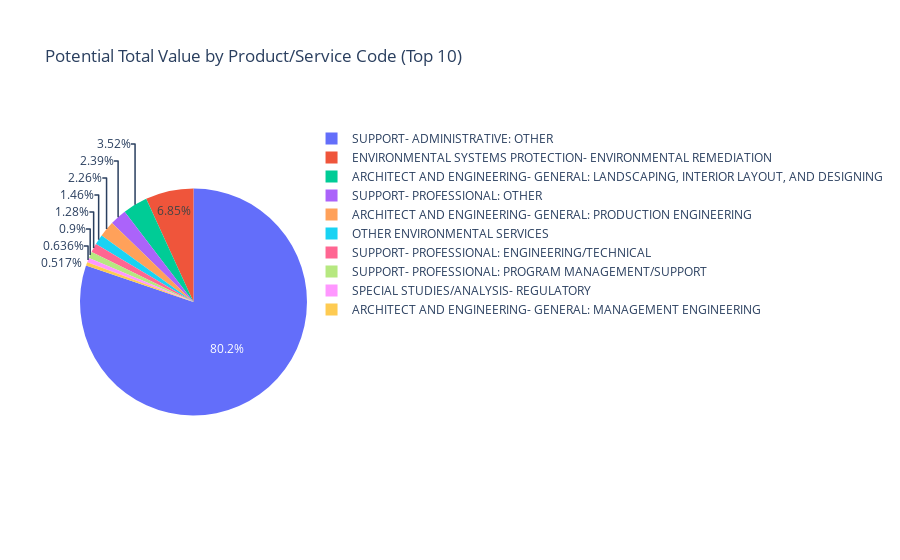

The cell this chart's notebook holds for it:
### Code cell
# Funding by product/service code (top 10)
product_service_code_summary = data.groupby('product_or_service_code_description')['potential_total_value_of_award'].sum().sort_values(ascending=False).head(10).reset_index()

# Create the pie chart
fig = px.pie(product_service_code_summary, values='potential_total_value_of_award', names='product_or_service_code_description',
             title='Potential Total Value by Product/Service Code (Top 10)',
             labels={'product_or_service_code_description': 'Product/Service Code Description', 'potential_total_value_of_award': 'Potential Total Value (USD)'})

fig.show()

### Figure 1 — Plotly figure (JSON) as saved in the notebook; plotly's stock layout.template omitted (floating-point values rounded to 4 significant figures)
{"data": [{"domain": {"x": [0, 1], "y": [0, 1]}, "hovertemplate": "Product/Service Code Description=%{label}<br>Potential Total Value (USD)=%{value}<extra></extra>", "labels": ["SUPPORT- ADMINISTRATIVE: OTHER", "ENVIRONMENTAL SYSTEMS PROTECTION- ENVIRONMENTAL REMEDIATION", "ARCHITECT AND ENGINEERING- GENERAL: LANDSCAPING, INTERIOR LAYOUT, AND DESIGNING", "SUPPORT- PROFESSIONAL: OTHER", "ARCHITECT AND ENGINEERING- GENERAL: PRODUCTION ENGINEERING", "OTHER ENVIRONMENTAL SERVICES", "SUPPORT- PROFESSIONAL: ENGINEERING/TECHNICAL", "SUPPORT- PROFESSIONAL: PROGRAM MANAGEMENT/SUPPORT", "SPECIAL STUDIES/ANALYSIS- REGULATORY", "ARCHITECT AND ENGINEERING- GENERAL: MANAGEMENT ENGINEERING"], "legendgroup": "", "name": "", "showlegend": true, "type": "pie", "values": [535700000000.0, 45740000000.0, 23520000000.0, 15930000000.0, 15120000000.0, 9745000000.0, 8525000000.0, 6011000000.0, 4248000000.0, 3454000000.0]}], "layout": {"legend": {"tracegroupgap": 0}, "title": {"text": "Potential Total Value by Product/Service Code (Top 10)"}}}
